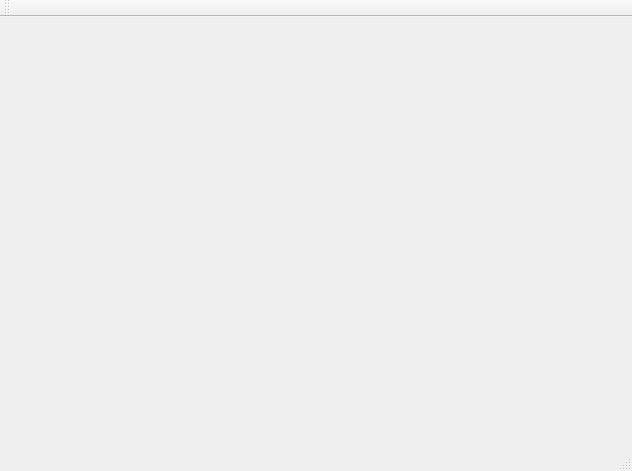
<?xml version="1.0" encoding="UTF-8"?>
<ui version="4.0">
 <class>MainWindow</class>
 <widget class="QMainWindow" name="MainWindow">
  <property name="geometry">
   <rect>
    <x>0</x>
    <y>0</y>
    <width>632</width>
    <height>471</height>
   </rect>
  </property>
  <property name="windowTitle">
   <string>MainWindow</string>
  </property>
  <widget class="QWidget" name="centralWidget">
   <widget class="ClockWidget" name="widget" native="true">
    <property name="geometry">
     <rect>
      <x>49</x>
      <y>29</y>
      <width>171</width>
      <height>221</height>
     </rect>
    </property>
   </widget>
  </widget>
  <widget class="QMenuBar" name="menuBar">
   <property name="geometry">
    <rect>
     <x>0</x>
     <y>0</y>
     <width>632</width>
     <height>21</height>
    </rect>
   </property>
  </widget>
  <widget class="QToolBar" name="mainToolBar">
   <attribute name="toolBarArea">
    <enum>TopToolBarArea</enum>
   </attribute>
   <attribute name="toolBarBreak">
    <bool>false</bool>
   </attribute>
  </widget>
  <widget class="QStatusBar" name="statusBar"/>
 </widget>
 <layoutdefault spacing="6" margin="11"/>
 <customwidgets>
  <customwidget>
   <class>ClockWidget</class>
   <extends>QWidget</extends>
   <header location="global">clockwidget.h</header>
   <container>1</container>
  </customwidget>
 </customwidgets>
 <resources/>
 <connections/>
</ui>
